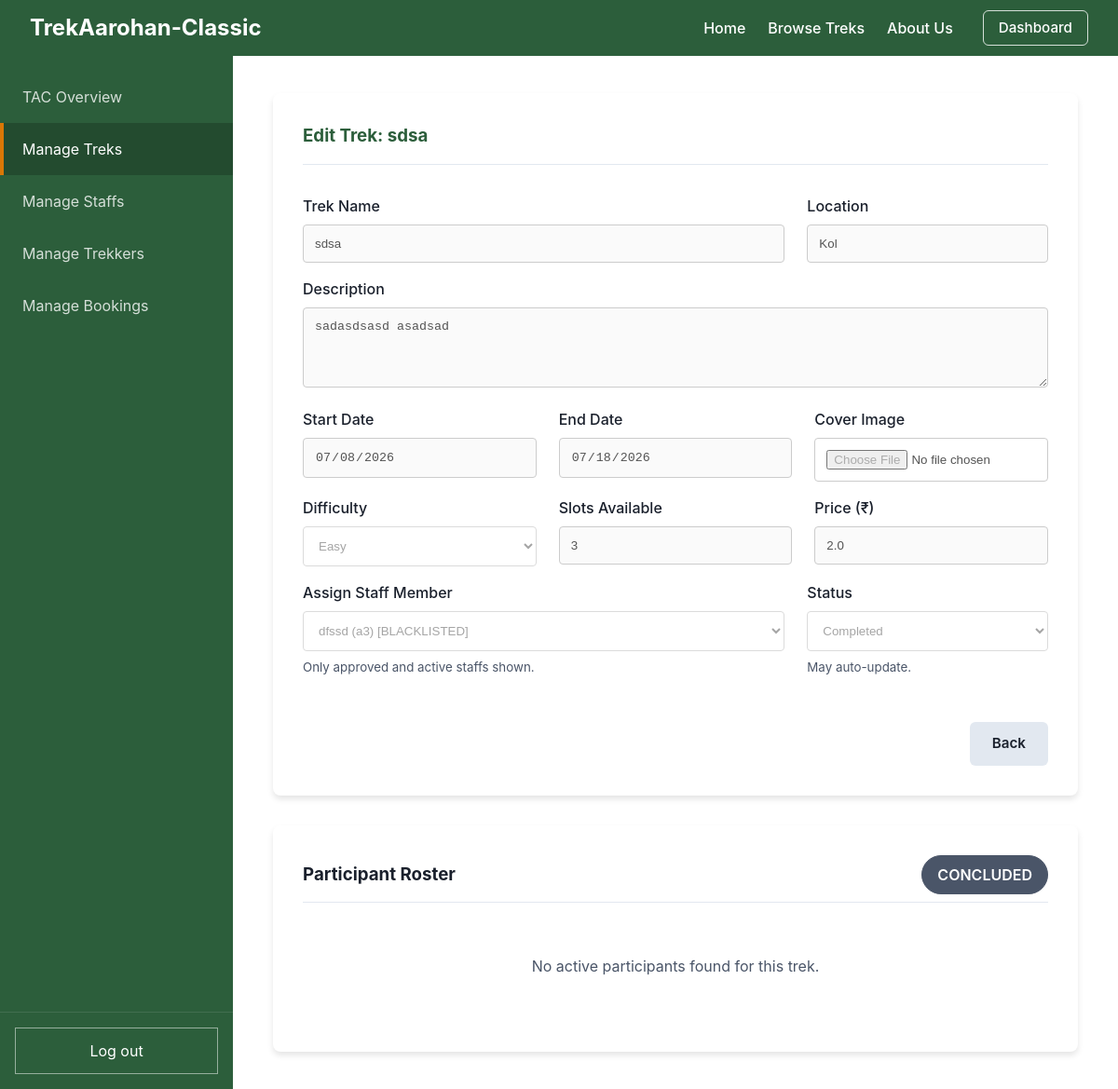
Before: /admin/treks/edit/1 (signed in) with the older database file.
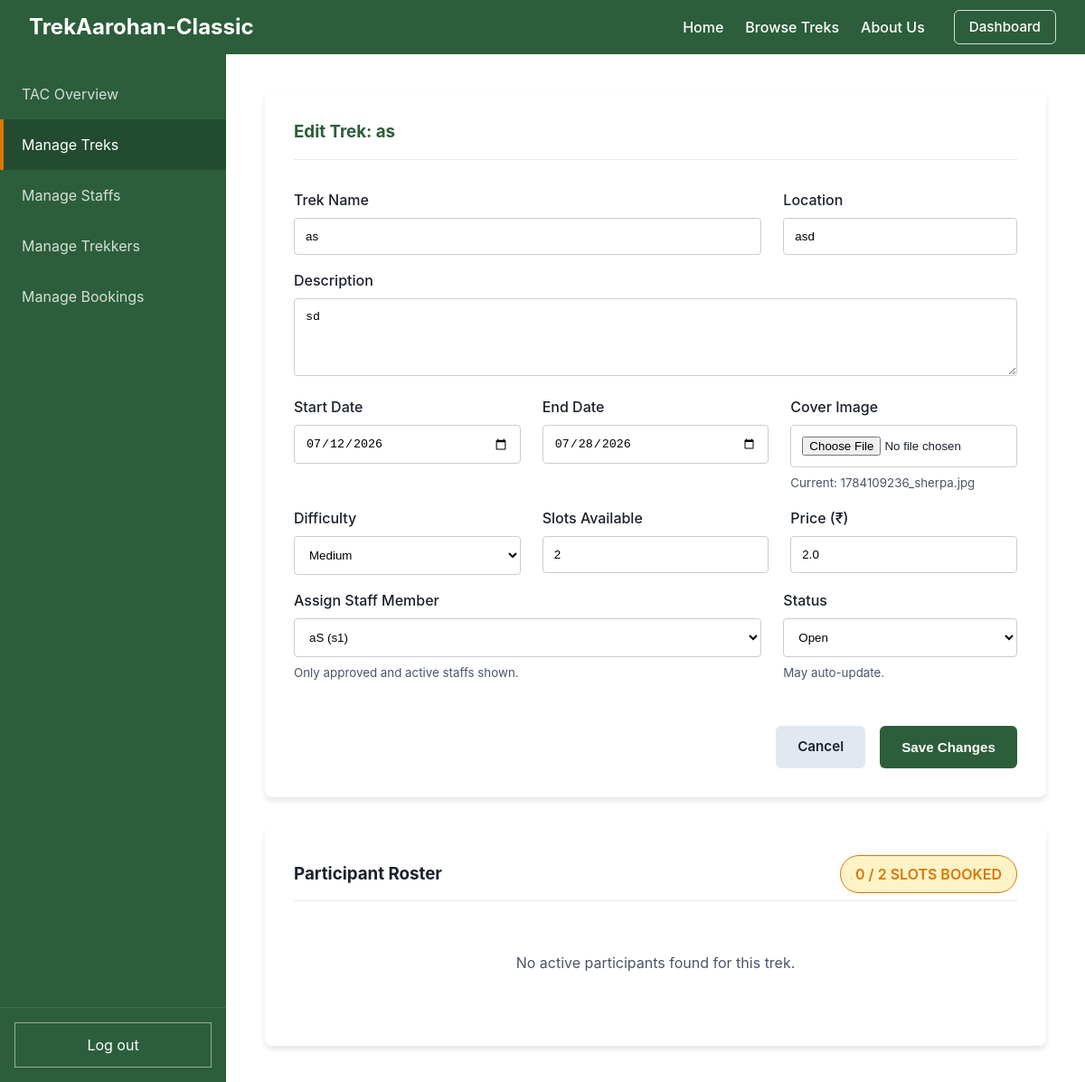
After: the same page with the newer database file.
### models.py (models this page shows)
class Trek(db.Model):
    __tablename__ = "trek"
    id = db.Column(db.Integer, primary_key=True, autoincrement=True)
    name = db.Column(db.String(100), nullable=False)
    location = db.Column(db.String(100), nullable=False)
    description = db.Column(db.Text, nullable=True)
    difficulty = db.Column(db.String(20), nullable=False)
    start_date = db.Column(db.Date, nullable=False)
    end_date = db.Column(db.Date, nullable=False)
    slots_available = db.Column(db.Integer, nullable=False)
    price = db.Column(db.Float, default=0.0, nullable=False)
    status = db.Column(db.String(20), default="open", nullable=False)
    cover_image = db.Column(db.String(255), nullable=True)
    assigned_staff_id = db.Column(db.Integer, db.ForeignKey("user.id"), nullable=False)
    bookings = db.relationship("Booking", backref="trek", lazy=True)

class User(db.Model, UserMixin):
    __tablename__ = "user"
    id = db.Column(db.Integer, primary_key=True, autoincrement=True)
    username = db.Column(db.String(50), unique=True, nullable=False)
    password = db.Column(db.String(255), nullable=False)
    name = db.Column(db.String(100), nullable=False)
    email = db.Column(db.String(120), unique=True, nullable=False)
    phone = db.Column(db.String(20), nullable=False)
    role = db.Column(db.Integer, default=0, nullable=False)
    emergency_phone = db.Column(db.String(20), nullable=True)
    emergency_relation = db.Column(db.String(50), nullable=True)
    experience = db.Column(db.Text, nullable=True)  # Used for Staff
    is_approved = db.Column(db.Boolean, default=False)  # Used for Staff
    is_blacklisted = db.Column(db.Boolean, default=False)
    assigned_treks = db.relationship("Trek", backref="staff", lazy=True)
    bookings = db.relationship("Booking", backref="user", lazy=True)

### app.py (the view, shortened to what this page needs)
    @app.route("/admin/treks/edit/<int:id>", methods=["GET", "POST"])
    @login_required
    def admin_treks_edit(id):
        if current_user.role != 2:
            return redirect(url_for("home"))
        trek = Trek.query.get_or_404(id)
        staff = User.query.filter_by(role=1, is_approved=True, is_blacklisted=False).all()
        assigned_staff = User.query.get(trek.assigned_staff_id)
        if assigned_staff not in staff:
            staff.append(assigned_staff)
        bookings = Booking.query.filter_by(trek_id=trek.id).order_by(Booking.booking_date.desc()).all()
        return render_template("admin_trek_form.html", trek=trek, staff=staff, bookings=bookings)

### templates/admin_trek_form.html (shortened to what the changed rows need)
{% extends "admin_base.html" %}
{% set active_page = "treks" %}
{% block dashboard_content %}
<div class="card" style="max-width: 800px; margin: 0 auto;">
    <div style="margin-bottom: 2rem; border-bottom: 1px solid var(--border-color); padding-bottom: 1rem;">
        <h3 style="margin: 0; color: var(--primary-color);">{{ 'Edit Trek: ' ~ trek.name if trek else 'Add New Trek' }}</h3>
    </div>
    <form method="POST" action="{{ url_for('admin_treks_edit', id=trek.id) if trek else url_for('admin_treks_add') }}" enctype="multipart/form-data">
        <fieldset {% if trek and trek.status in ["completed", "cancelled"] %}disabled{% endif %} style="border: none; padding: 0; margin: 0;">
            <div style="display: flex; gap: 1.5rem; margin-bottom: 1rem;">
                <div class="form-group" style="flex: 2; margin-bottom: 0;">
                    <label class="form-label">Trek Name</label>
                    <input type="text" name="name" class="form-control" value="{{ trek.name if trek else '' }}" required>
                </div>
                <div class="form-group" style="flex: 1; margin-bottom: 0;">
                    <label class="form-label">Location</label>
                    <input type="text" name="location" class="form-control" value="{{ trek.location if trek else '' }}" required>
                </div>
            </div>
            <div class="form-group">
                <label class="form-label">Description</label>
                <textarea name="description" class="form-control" rows="4" style="resize: vertical;">{{ trek.description if trek else '' }}</textarea>
            </div>
            <div style="display: flex; gap: 1.5rem; margin-bottom: 1rem;">
                <div class="form-group" style="flex: 1; margin-bottom: 0;">
                    <label class="form-label">Start Date</label>
                    <input type="date" name="start_date" class="form-control" value="{{ trek.start_date.strftime('%Y-%m-%d') if trek else '' }}" required>
                </div>
                <div class="form-group" style="flex: 1; margin-bottom: 0;">
                    <label class="form-label">End Date</label>
                    <input type="date" name="end_date" class="form-control" value="{{ trek.end_date.strftime('%Y-%m-%d') if trek else '' }}" required>
                </div>
                <div class="form-group" style="flex: 1; margin-bottom: 0;">
                    <label class="form-label">Cover Image</label>
                    <input type="file" name="cover_image" class="form-control" accept="image/*">
                    {% if trek and trek.cover_image %}
                        <small style="color: var(--secondary-color); margin-top: 0.5rem; display: block;">Current: {{ trek.cover_image }}</small>
                    {% endif %}
                </div>
            </div>
            <div style="display: flex; gap: 1.5rem; margin-bottom: 1rem;">
                <div class="form-group" style="flex: 1; margin-bottom: 0;">
                    <label class="form-label">Difficulty</label>
                    <select name="difficulty" class="form-control" required>
                        <option value="easy" {% if trek and trek.difficulty == 'easy' %}selected{% endif %}>Easy</option>
                        <option value="medium" {% if trek and trek.difficulty == 'medium' %}selected{% endif %}>Medium</option>
                    </select>
                </div>
                <div class="form-group" style="flex: 1; margin-bottom: 0;">
                    <label class="form-label">Slots Available</label>
                    <input type="number" name="slots_available" class="form-control" min="{{ '0' if trek else '1' }}" value="{{ trek.slots_available if trek else '1' }}" required>
                </div>
                <div class="form-group" style="flex: 1; margin-bottom: 0;">
                    <label class="form-label">Price (₹)</label>
                    <input type="number" name="price" class="form-control" min="0" step="0.01" value="{{ trek.price if trek else '0' }}" required>
                </div>
            </div>
            <div style="display: flex; gap: 1.5rem; margin-bottom: 1rem;">
                <div class="form-group" style="flex: 2; margin-bottom: 0;">
                    <label class="form-label">Assign Staff Member</label>
                    <select name="assigned_staff_id" class="form-control" required>
                        {% for s in staff %}
                            <option value="{{ s.id }}" {% if trek and trek.assigned_staff_id == s.id %}selected{% endif %}>
                                {{ s.name }} ({{ s.username }})
                            </option>
                        {% else %}
                            <option value="" disabled>No approved staff available</option>
                        {% endfor %}
                    </select>
                    <small style="color: var(--secondary-color); margin-top: 0.5rem; display: block;">Only approved and active staffs shown.</small>
                </div>
                {% if trek %}
                <div class="form-group" style="flex: 1; margin-bottom: 0;">
                    <label class="form-label">Status</label>
                    <select name="status" class="form-control" required>
                        <option value="open" {% if trek.status == 'open' %}selected{% endif %}>Open</option>
                        <option value="completed" {% if trek.status == 'completed' %}selected{% endif %}>Completed</option>
                    </select>
                    <small style="color: var(--secondary-color); margin-top: 0.5rem; display: block;">May auto-update.</small>
                </div>
                {% endif %}
            </div>
        </fieldset>
        <div style="display: flex; justify-content: flex-end; gap: 1rem; margin-top: 2rem;">
            <a href="{{ url_for('admin_treks') }}" class="btn btn-secondary">{% if trek and trek.status in ["completed", "cancelled"] %}Back{% else %}Cancel{% endif %}</a>
            {% if not (trek and trek.status in ["completed", "cancelled"]) %}
            <button type="submit" class="btn btn-primary">{{ 'Save Changes' if trek else 'Add Trek' }}</button>
            {% endif %}
        </div>
    </form>
</div>
{% if trek %}
    <div class="card" style="max-width: 800px; margin: 2rem auto 0 auto;">
        <div style="display: flex; justify-content: space-between; align-items: center; border-bottom: 1px solid #e2e8f0; padding-bottom: 0.5rem; margin-bottom: 1.5rem;">
            <h3 style="margin: 0; color: var(--text-color);">Participant Roster</h3>
            {% set booked_count = bookings | selectattr('status', 'in', ['booked', 'completed']) | list | length %}
            {% set total_slots = booked_count + trek.slots_available %}
            {% if trek.status in ["completed", "cancelled"] %}
                <span class="badge" style="font-size: 1rem; padding: 0.5rem 1rem; background-color: var(--secondary-color); color: white; border: 1px solid var(--secondary-color);">
                    Concluded
                </span>
            {% elif trek.slots_available == 0 %}
                <span class="badge" style="font-size: 1rem; padding: 0.5rem 1rem; background-color: var(--accent-color); color: white; border: 1px solid var(--accent-color);">
                    All {{ total_slots }} Slots Booked
                </span>
            {% else %}
                <span class="badge" style="font-size: 1rem; padding: 0.5rem 1rem; background-color: #FEF3C7; color: var(--accent-color); border: 1px solid var(--accent-color);">
                    {{ booked_count }} / {{ total_slots }} Slots Booked
                </span>
            {% endif %}
        </div>
    </div>
{% endif %}
{% endblock %}

Changed rows visible on the page:
changed Trek: name "Edit Trek: sdsa" → "Edit Trek: as"; name "sdsa" → "as"; location "Kol" → "asd"; description "sadasdsasd asadsad" → "sd"; start_date "07/08/2026" → "07/12/2026"; end_date "07/18/2026" → "07/28/2026"; cover_image (not shown) → "1784109236_sherpa.jpg"; difficulty "Easy" → "Medium"; slots_available "3" → "2"; assigned_staff_id "dfssd (a3) [BLACKLISTED]" → "aS (s1)"; status "Completed" → "Open"
Other visible differences:
{{ 'Save Changes' if trek else 'Add Trek' }}: (not shown) → "Save Changes"
{{ booked_count }}: (not shown) → "0"
{{ total_slots }}: (not shown) → "2"
text no longer shown: "Back CONCLUDED"
text now shown: "Current: Cancel / SLOTS BOOKED"
